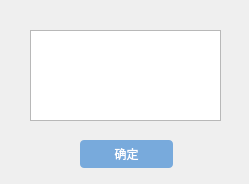
<?xml version="1.0" encoding="UTF-8"?>
<ui version="4.0">
 <class>PromptDialog</class>
 <widget class="QDialog" name="PromptDialog">
  <property name="geometry">
   <rect>
    <x>0</x>
    <y>0</y>
    <width>249</width>
    <height>184</height>
   </rect>
  </property>
  <property name="windowTitle">
   <string>Dialog</string>
  </property>
  <property name="styleSheet">
   <string notr="true">QPushButton{
        border-radius: 4px;
        border: none;
        width: 75px;
        height: 25px;
}
QPushButton:enabled {
        background: rgb(120, 170, 220);
        color: white;
}
QPushButton:hover {
	background: rgb(0, 78, 161);
}
</string>
  </property>
  <widget class="QTextEdit" name="textEdit">
   <property name="geometry">
    <rect>
     <x>30</x>
     <y>30</y>
     <width>191</width>
     <height>91</height>
    </rect>
   </property>
  </widget>
  <widget class="QPushButton" name="pushButton">
   <property name="geometry">
    <rect>
     <x>80</x>
     <y>140</y>
     <width>93</width>
     <height>28</height>
    </rect>
   </property>
   <property name="text">
    <string>确定</string>
   </property>
  </widget>
 </widget>
 <resources/>
 <connections>
  <connection>
   <sender>pushButton</sender>
   <signal>clicked()</signal>
   <receiver>PromptDialog</receiver>
   <slot>close()</slot>
   <hints>
    <hint type="sourcelabel">
     <x>166</x>
     <y>203</y>
    </hint>
    <hint type="destinationlabel">
     <x>169</x>
     <y>121</y>
    </hint>
   </hints>
  </connection>
 </connections>
</ui>
